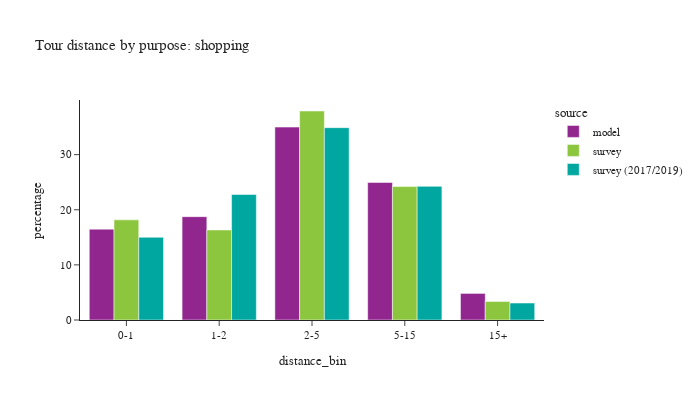

Notebook source saved alongside this figure:
### Code cell
plot_bins(tour, tour['pdpurp'] == 5, 'shopping')

### Figure 1 — Plotly figure (JSON) as saved in the notebook; plotly's stock layout.template omitted (floating-point values rounded to 4 significant figures)
{"data": [{"alignmentgroup": "True", "customdata": [[135227], [153845], [287179], [204721], [39564]], "hovertemplate": "source=model<br>distance_bin=%{x}<br>percentage=%{y}<br>sample count=%{customdata[0]}<extra></extra>", "legendgroup": "model", "marker": {"color": "#91268F", "pattern": {"shape": ""}}, "name": "model", "offsetgroup": "model", "orientation": "v", "showlegend": true, "textposition": "auto", "type": "bar", "x": ["0-1", "1-2", "2-5", "5-15", "15+"], "xaxis": "x", "y": [16.48, 18.75, 35.0, 24.95, 4.822], "yaxis": "y"}, {"alignmentgroup": "True", "customdata": [[434], [247], [405], [271], [46]], "hovertemplate": "source=survey<br>distance_bin=%{x}<br>percentage=%{y}<br>sample count=%{customdata[0]}<extra></extra>", "legendgroup": "survey", "marker": {"color": "#8CC63E", "pattern": {"shape": ""}}, "name": "survey", "offsetgroup": "survey", "orientation": "v", "showlegend": true, "textposition": "auto", "type": "bar", "x": ["0-1", "1-2", "2-5", "5-15", "15+"], "xaxis": "x", "y": [18.17, 16.34, 37.92, 24.21, 3.361], "yaxis": "y"}, {"alignmentgroup": "True", "customdata": [[983], [554], [619], [380], [58]], "hovertemplate": "source=survey (2017/2019)<br>distance_bin=%{x}<br>percentage=%{y}<br>sample count=%{customdata[0]}<extra></extra>", "legendgroup": "survey (2017/2019)", "marker": {"color": "#00A7A0", "pattern": {"shape": ""}}, "name": "survey (2017/2019)", "offsetgroup": "survey (2017/2019)", "orientation": "v", "showlegend": true, "textposition": "auto", "type": "bar", "x": ["0-1", "1-2", "2-5", "5-15", "15+"], "xaxis": "x", "y": [15.01, 22.77, 34.89, 24.25, 3.08], "yaxis": "y"}], "layout": {"barmode": "group", "font": {"size": 11}, "height": 400, "legend": {"title": {"text": "source"}, "tracegroupgap": 0}, "title": {"text": "Tour distance by purpose: shopping"}, "width": 700, "xaxis": {"anchor": "y", "domain": [0.0, 1.0], "title": {"text": "distance_bin"}}, "yaxis": {"anchor": "x", "domain": [0.0, 1.0], "title": {"text": "percentage"}}}}
